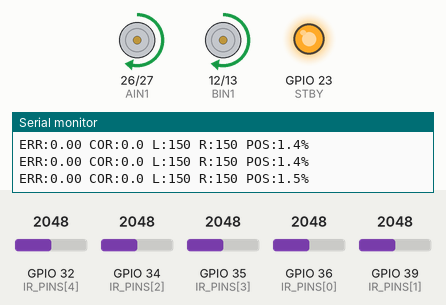
A sketch run on a simulated ESP32. Parts: motor-driver pin pairs drawn as motors (green arrow = first pin HIGH = forward, orange = second pin HIGH = backward, longer = more drive, scaled by the enable pin, stopped while the standby pin is LOW), output pins drawn as LEDs (lit = HIGH), the last lines printed to the serial monitor. The test bench sets the inputs (shaded band); at power-on: GPIO 32 (IR_PINS[4]) = 2048, GPIO 34 (IR_PINS[2]) = 2048, GPIO 35 (IR_PINS[3]) = 2048, GPIO 36 (IR_PINS[0]) = 2048, GPIO 39 (IR_PINS[1]) = 2048. WiFi joins after 1.5 s; servers stay silent unless stated; uploads are accepted with an empty reply.

Above: at 2.7 s.
2.8 s: GPIO 32 (IR_PINS[4]) set to 1960
At 3.7 s:
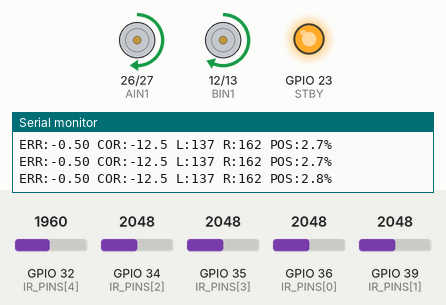
4.3 s: GPIO 34 (IR_PINS[2]) set to 1960
At 5.0 s:
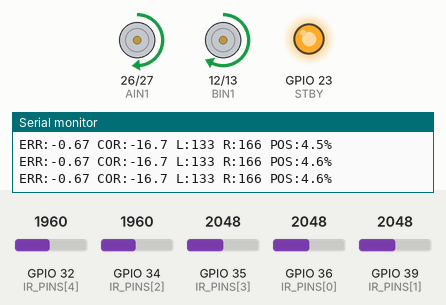
5.8 s: GPIO 35 (IR_PINS[3]) set to 1935
At 7.1 s:
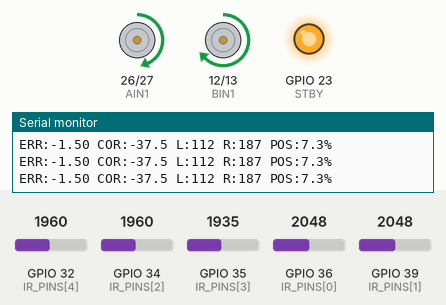
7.4 s: GPIO 36 (IR_PINS[0]) set to 1960
At 8.6 s:
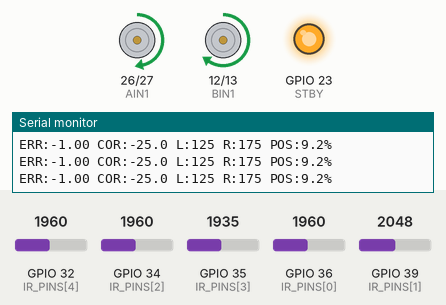
8.9 s: GPIO 39 (IR_PINS[1]) set to 1962
At 9.8 s:
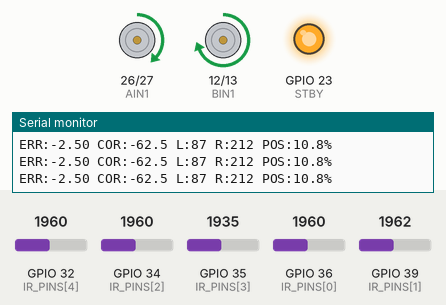
10.4 s: GPIO 32 (IR_PINS[4]) set to 2035
At 11.0 s:
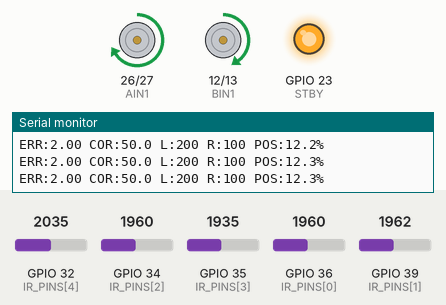
Timing chart, 0 to 12.9 s (numbered marks = the images above; inputs shaded):
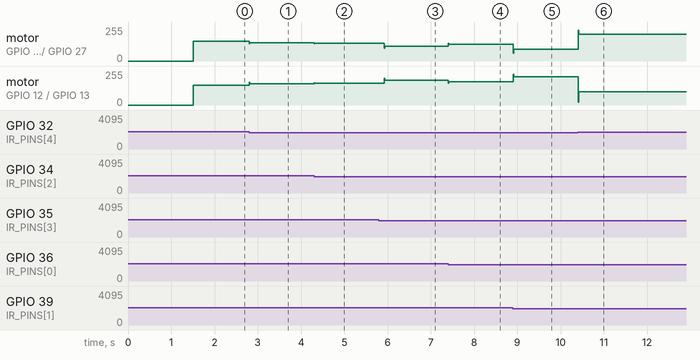

The sketch:

esp32_nav.ino
```cpp
// ============================================================
//  VorteX Safari — ESP32 #1: Navigation Controller
//  PID Line-Following + WiFi Telemetry
//  UNPLUGGED Round 3
// ============================================================

#include <WiFi.h>
#include <HTTPClient.h>

// ── WiFi Config ──────────────────────────────────────────
// ⚠️ CHANGE THESE to match your network
const char* WIFI_SSID     = "VorteX_Safari";
const char* WIFI_PASSWORD = "hackathon2026";
const char* SERVER_IP     = "192.168.1.100";  // Your laptop's IP
const int   SERVER_PORT   = 3000;

// ── Motor Driver Pins (TB6612FNG) ────────────────────────
#define PWMA  25    // Left motor speed
#define AIN1  26    // Left motor direction
#define AIN2  27
#define PWMB  14    // Right motor speed
#define BIN1  12    // Right motor direction
#define BIN2  13
#define STBY  23    // Standby — must be HIGH

// ── IR Sensor Pins ───────────────────────────────────────
// Using 5 IR sensors for accurate PID
// If you have fewer, set NUM_SENSORS accordingly
#define NUM_SENSORS 5
const int IR_PINS[NUM_SENSORS] = {36, 39, 34, 35, 32};
// Weights: leftmost = -2, center = 0, rightmost = +2
const float WEIGHTS[NUM_SENSORS] = {-2.0, -1.0, 0.0, 1.0, 2.0};

// If you only have 1 IR sensor, set this to 1 and use pin 34
// #define NUM_SENSORS 1
// const int IR_PINS[1] = {34};

// ── PID Parameters ───────────────────────────────────────
// ⚠️ TUNE THESE on the actual track
float Kp = 25.0;
float Ki = 0.0;
float Kd = 18.0;

int   BASE_SPEED   = 150;   // PWM 0-255
int   MAX_SPEED    = 230;
int   MIN_SPEED    = 0;
int   IR_THRESHOLD = 2000;  // ADC threshold for black line (tune!)

float lastError  = 0;
float integral   = 0;

// ── Telemetry ────────────────────────────────────────────
unsigned long lastTelemetry = 0;
const int TELEMETRY_INTERVAL = 500;  // ms
float trackProgress = 0;             // 0-100 estimated position

// ── PWM Config ───────────────────────────────────────────
#define PWM_FREQ     5000
#define PWM_RES      8
#define PWM_CH_A     0
#define PWM_CH_B     1

// ── Setup ────────────────────────────────────────────────
void setup() {
  Serial.begin(115200);
  Serial.println("\n🦁 VorteX Safari — Navigation Controller");

  // Motor pins
  pinMode(AIN1, OUTPUT);
  pinMode(AIN2, OUTPUT);
  pinMode(BIN1, OUTPUT);
  pinMode(BIN2, OUTPUT);
  pinMode(STBY, OUTPUT);
  digitalWrite(STBY, HIGH);

  // PWM channels
  ledcAttach(PWMA, PWM_FREQ, PWM_RES);
  ledcAttach(PWMB, PWM_FREQ, PWM_RES);

  // IR sensor pins
  for (int i = 0; i < NUM_SENSORS; i++) {
    pinMode(IR_PINS[i], INPUT);
  }

  // Stop motors initially
  stopMotors();

  // Connect WiFi
  connectWiFi();

  Serial.println("✅ Navigation Controller ready");
  Serial.printf("   PID: Kp=%.1f  Ki=%.1f  Kd=%.1f\n", Kp, Ki, Kd);
  Serial.printf("   Base speed: %d  Max: %d\n", BASE_SPEED, MAX_SPEED);
}

// ── Main Loop ────────────────────────────────────────────
void loop() {
  // 1. Read IR sensors and compute error
  float error = readLineSensors();

  // 2. PID calculation
  float correction = pidCompute(error);

  // 3. Apply motor speeds
  int leftSpeed  = constrain(BASE_SPEED + correction, MIN_SPEED, MAX_SPEED);
  int rightSpeed = constrain(BASE_SPEED - correction, MIN_SPEED, MAX_SPEED);
  setMotors(leftSpeed, rightSpeed);

  // 4. Update track progress estimate
  // Simple estimation: increment based on speed and direction
  if (leftSpeed > 0 || rightSpeed > 0) {
    trackProgress += 0.02;  // Tune this based on actual track length
    if (trackProgress > 100) trackProgress = 100;
  }

  // 5. Send telemetry periodically
  if (millis() - lastTelemetry > TELEMETRY_INTERVAL) {
    sendTelemetry(leftSpeed, rightSpeed, error);
    lastTelemetry = millis();
  }

  // 6. Debug output
  Serial.printf("ERR:%.2f COR:%.1f L:%d R:%d POS:%.1f%%\n",
                error, correction, leftSpeed, rightSpeed, trackProgress);

  delay(10);  // ~100Hz control loop
}

// ── IR Sensor Reading ────────────────────────────────────
float readLineSensors() {
  if (NUM_SENSORS == 1) {
    // Single sensor: bang-bang control
    int val = analogRead(IR_PINS[0]);
    return (val > IR_THRESHOLD) ? 0.0 : 1.0;  // On line vs off line
  }

  // Multi-sensor weighted average
  float weightedSum = 0;
  float totalActive = 0;

  for (int i = 0; i < NUM_SENSORS; i++) {
    int raw = analogRead(IR_PINS[i]);
    float active = (raw > IR_THRESHOLD) ? 1.0 : 0.0;

    weightedSum += WEIGHTS[i] * active;
    totalActive += active;
  }

  if (totalActive == 0) {
    // Line lost — use last known direction
    return (lastError > 0) ? 2.5 : -2.5;
  }

  return weightedSum / totalActive;
}

// ── PID Controller ───────────────────────────────────────
float pidCompute(float error) {
  float derivative = error - lastError;
  integral += error;
  integral = constrain(integral, -50, 50);  // Anti-windup

  float output = (Kp * error) + (Ki * integral) + (Kd * derivative);
  lastError = error;

  return output;
}

// ── Motor Control ────────────────────────────────────────
void setMotors(int left, int right) {
  // Left motor (A)
  if (left >= 0) {
    digitalWrite(AIN1, HIGH);
    digitalWrite(AIN2, LOW);
  } else {
    digitalWrite(AIN1, LOW);
    digitalWrite(AIN2, HIGH);
    left = -left;
  }
  ledcWrite(PWMA, left);

  // Right motor (B)
  if (right >= 0) {
    digitalWrite(BIN1, HIGH);
    digitalWrite(BIN2, LOW);
  } else {
    digitalWrite(BIN1, LOW);
    digitalWrite(BIN2, HIGH);
    right = -right;
  }
  ledcWrite(PWMB, right);
}

void stopMotors() {
  ledcWrite(PWMA, 0);
  ledcWrite(PWMB, 0);
}

// ── WiFi ─────────────────────────────────────────────────
void connectWiFi() {
  Serial.printf("📶 Connecting to %s", WIFI_SSID);
  WiFi.begin(WIFI_SSID, WIFI_PASSWORD);

  int retries = 0;
  while (WiFi.status() != WL_CONNECTED && retries < 40) {
    delay(500);
    Serial.print(".");
    retries++;
  }

  if (WiFi.status() == WL_CONNECTED) {
    Serial.printf("\n✅ WiFi connected! IP: %s\n", WiFi.localIP().toString().c_str());
  } else {
    Serial.println("\n⚠️ WiFi failed — running offline (no telemetry)");
  }
}

// ── Telemetry POST ───────────────────────────────────────
void sendTelemetry(int leftSpeed, int rightSpeed, float error) {
  if (WiFi.status() != WL_CONNECTED) return;

  HTTPClient http;
  String url = "http://" + String(SERVER_IP) + ":" + String(SERVER_PORT) + "/api/telemetry";
  http.begin(url);
  http.addHeader("Content-Type", "application/json");

  float avgSpeed = (leftSpeed + rightSpeed) / 2.0;
  String payload = "{";
  payload += "\"position\":" + String(trackProgress, 1) + ",";
  payload += "\"speed\":"    + String(avgSpeed, 1) + ",";
  payload += "\"error\":"    + String(error, 2);
  payload += "}";

  int code = http.POST(payload);
  if (code != 200) {
    Serial.printf("⚠️ Telemetry POST failed: %d\n", code);
  }
  http.end();
}
```

Measured:
- the behaviour switches between 2000 and 2001 on GPIO 32 (IR_PINS[4]) (found by bisection; images 5 and 6)
- after the input at 2.8 s, motor on GPIO 26 (AIN1) / GPIO 27 (AIN2): forward 149/255 → forward 136/255 at once; motor on GPIO 12 (BIN1) / GPIO 13 (BIN2): forward 149/255 → forward 161/255 at once
- after the input at 4.3 s, motor on GPIO 26 (AIN1) / GPIO 27 (AIN2): forward 136/255 → forward 132/255 at once; motor on GPIO 12 (BIN1) / GPIO 13 (BIN2): forward 161/255 → forward 165/255 at once
- after the input at 5.8 s, motor on GPIO 26 (AIN1) / GPIO 27 (AIN2): forward 132/255 → forward 112/255 after 0.13 s; motor on GPIO 12 (BIN1) / GPIO 13 (BIN2): forward 165/255 → forward 186/255 after 0.13 s
- after the input at 7.4 s, motor on GPIO 26 (AIN1) / GPIO 27 (AIN2): forward 112/255 → forward 125/255 at once; motor on GPIO 12 (BIN1) / GPIO 13 (BIN2): forward 186/255 → forward 174/255 at once
- after the input at 8.9 s, motor on GPIO 26 (AIN1) / GPIO 27 (AIN2): forward 125/255 → forward 87/255 at once; motor on GPIO 12 (BIN1) / GPIO 13 (BIN2): forward 174/255 → forward 211/255 at once
- after the input at 10.4 s, motor on GPIO 26 (AIN1) / GPIO 27 (AIN2): forward 87/255 → forward 199/255 at once; motor on GPIO 12 (BIN1) / GPIO 13 (BIN2): forward 211/255 → forward 100/255 at once
